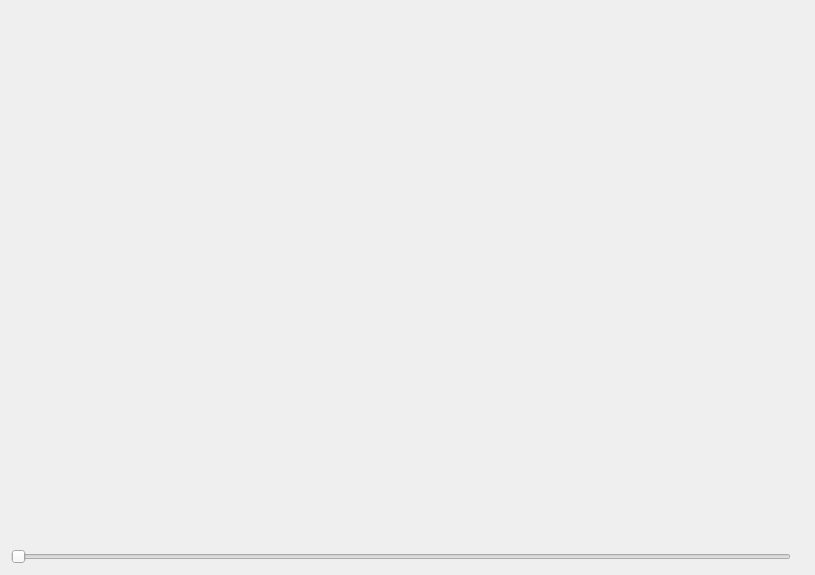
<?xml version="1.0" encoding="UTF-8"?>
<ui version="4.0">
 <class>image_viewer</class>
 <widget class="QWidget" name="image_viewer">
  <property name="geometry">
   <rect>
    <x>0</x>
    <y>0</y>
    <width>815</width>
    <height>575</height>
   </rect>
  </property>
  <property name="windowTitle">
   <string>Image Viewer</string>
  </property>
  <layout class="QGridLayout" name="gridLayout">
   <item row="1" column="3">
    <widget class="QLabel" name="current_slice_label">
     <property name="text">
      <string/>
     </property>
    </widget>
   </item>
   <item row="1" column="2">
    <widget class="QSlider" name="slider">
     <property name="orientation">
      <enum>Qt::Horizontal</enum>
     </property>
    </widget>
   </item>
   <item row="0" column="2" colspan="2">
    <widget class="QLabel" name="preview_label">
     <property name="text">
      <string/>
     </property>
    </widget>
   </item>
  </layout>
 </widget>
 <resources/>
 <connections/>
</ui>
